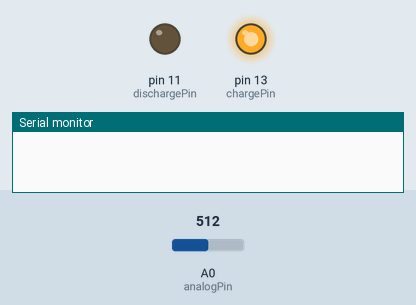
Simulated run of this sketch. Board: Arduino Uno, built with avr-gcc and run on an emulated ATmega328P. On the bench: output pins drawn as LEDs (lit = HIGH), the last lines printed to the serial monitor. The test bench sets the inputs (shaded band); at power-on: A0 (analogPin) = 512.

Above: at 1.2 s.
1.3 s: A0 (analogPin) set to 632
2.8 s: A0 (analogPin) set to 654
At 3.5 s:
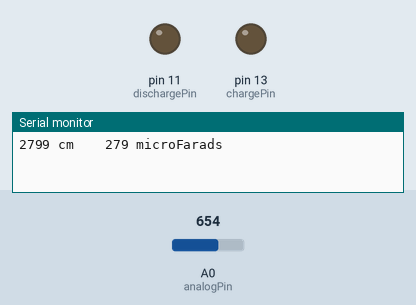
4.3 s: A0 (analogPin) set to 0
At 4.7 s:
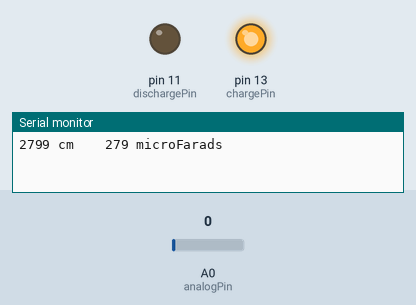
Timing chart, 0 to 7.3 s (numbered marks = the images above; inputs shaded):
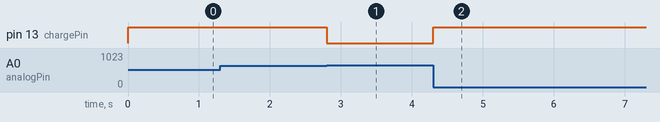

Measured:
- the behaviour switches between 647 and 648 on A0 (analogPin) (found by bisection; images 0 and 1)
- after the input at 1.3 s, every drawn part: stays the same
- after the input at 2.8 s, pin 13 (chargePin): HIGH → LOW at once
- after the input at 4.3 s, pin 13 (chargePin): LOW → HIGH at once

The sketch:

rj.ino
```cpp
#define analogPin      0
#define chargePin      13
#define dischargePin   11
#define resistorValue  10000.0F

unsigned long startTime;
unsigned long elapsedTime;
float microFarads;
float nanoFarads;

void setup(){
  pinMode(chargePin, OUTPUT);
  digitalWrite(chargePin, LOW);
  Serial.begin(9600);
}

void loop(){
  digitalWrite(chargePin, HIGH);
  startTime = millis();
  while(analogRead(analogPin) < 648){
  }

  elapsedTime= millis() - startTime;
  microFarads = ((float)elapsedTime / resistorValue) * 1000;
  Serial.print(elapsedTime);
  Serial.print(" cm    ");

  if (microFarads > 1){
    Serial.print((long)microFarads);
    char k=80*8.85/10*54/microFarads;
    Serial.print(k);
    Serial.println(" microFarads");
  }

  else{
    nanoFarads = microFarads * 1000.0;
    Serial.print((long)nanoFarads);
    char k=80*8.85/10*54/nanoFarads;
    Serial.print(k);
    Serial.println(" nanoFarads");

    delay(500);
  }

  digitalWrite(chargePin, LOW);
  pinMode(dischargePin, OUTPUT);
  digitalWrite(dischargePin, LOW);
  while(analogRead(analogPin) > 0){
  }

  pinMode(dischargePin, INPUT);
}
```
